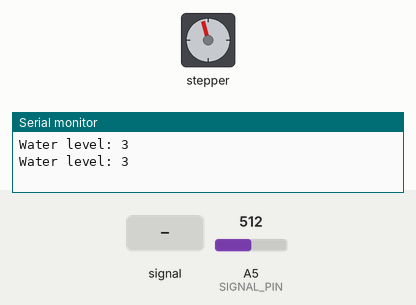
Simulated run of this sketch. Board: Arduino Uno, built with avr-gcc and run on an emulated ATmega328P. On the bench: stepper motor, the last lines printed to the serial monitor. The inputs (shaded band) are chosen by the test bench; at power-on: A5 (SIGNAL_PIN) = 512. Stepper angles assume 200 steps per turn.

Above: at 2.8 s.
2.9 s: A5 (SIGNAL_PIN) set to 142
4.4 s: A5 (SIGNAL_PIN) set to 117
At 5.46 s:
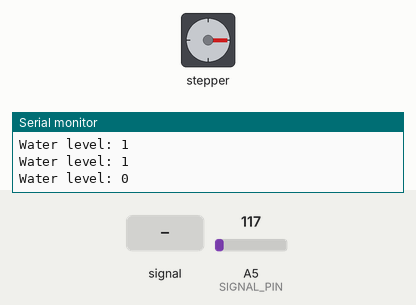
7.9 s: A5 (SIGNAL_PIN) fed a 200 Hz sine of ±81 counts around its level
At 9.3 s:
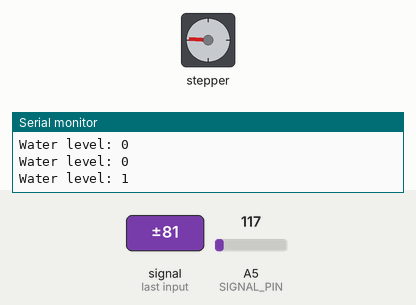
10.5 s: A5 (SIGNAL_PIN) set to 122
At 11.48 s:
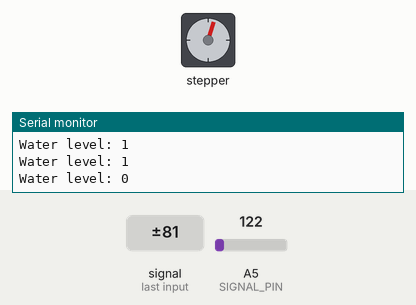
Timing chart, 0 to 15.0 s (numbered marks = the images above; inputs shaded):
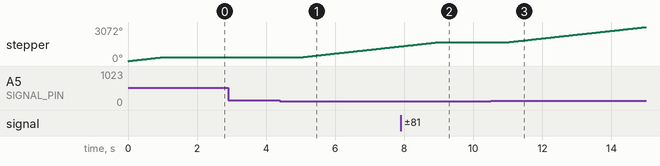

Measured:
- the behaviour switches between 131 and 130 on A5 (SIGNAL_PIN) (found by bisection; images 0 and 1)
- after the input at 4.4 s, stepper: keeps turning clockwise at about 343°/s, starting after 0.62 s
- after the input at 7.9 s, stepper: goes on until 9.0 s, then stays 1713°
- after the input at 10.5 s, stepper: keeps turning clockwise at about 342°/s, starting after 0.53 s
- by itself, stepper: turns 345° clockwise in 0.98 s

The sketch:

sketch_mar30a.ino
```cpp
#include <Stepper.h>

// Stepper motor setup
#define STEPPER_PIN_1 9
#define STEPPER_PIN_2 10
#define STEPPER_PIN_3 11
#define STEPPER_PIN_4 12
const int stepsPerRevolution = 200;
Stepper myStepper(stepsPerRevolution, STEPPER_PIN_1, STEPPER_PIN_2, STEPPER_PIN_3, STEPPER_PIN_4);

// Water sensor setup
#define POWER_PIN 7
#define SIGNAL_PIN A5
#define SENSOR_MIN 0
#define SENSOR_MAX 521
int value = 0;
int level = 0;

// Timing variables
unsigned long currentMillis = 0;
unsigned long stepperInterval = 2;
unsigned long sensorInterval = 1000;
unsigned long previousStepperTime = 0;
unsigned long previousSensorTime = 0;

void setup() {
  Serial.begin(9600);
  pinMode(POWER_PIN, OUTPUT);
  digitalWrite(POWER_PIN, LOW);

  myStepper.setSpeed(60);
}

void loop() {
  currentMillis = millis();

  // Water Sensor Reading
  if (currentMillis - previousSensorTime >= sensorInterval) {
    previousSensorTime = currentMillis;

    // Water sensor reading
    digitalWrite(POWER_PIN, HIGH);
    delay(10);
    value = analogRead(SIGNAL_PIN);
    digitalWrite(POWER_PIN, LOW);

    level = map(value, SENSOR_MIN, SENSOR_MAX, 0, 4);
    Serial.print("Water level: ");
    Serial.println(level);
  }

  // Stepper Motor Control (only if water level is 0)
  if (currentMillis - previousStepperTime >= stepperInterval && level == 0) {
    previousStepperTime = currentMillis;
    myStepper.step(1);
  }
}
```
